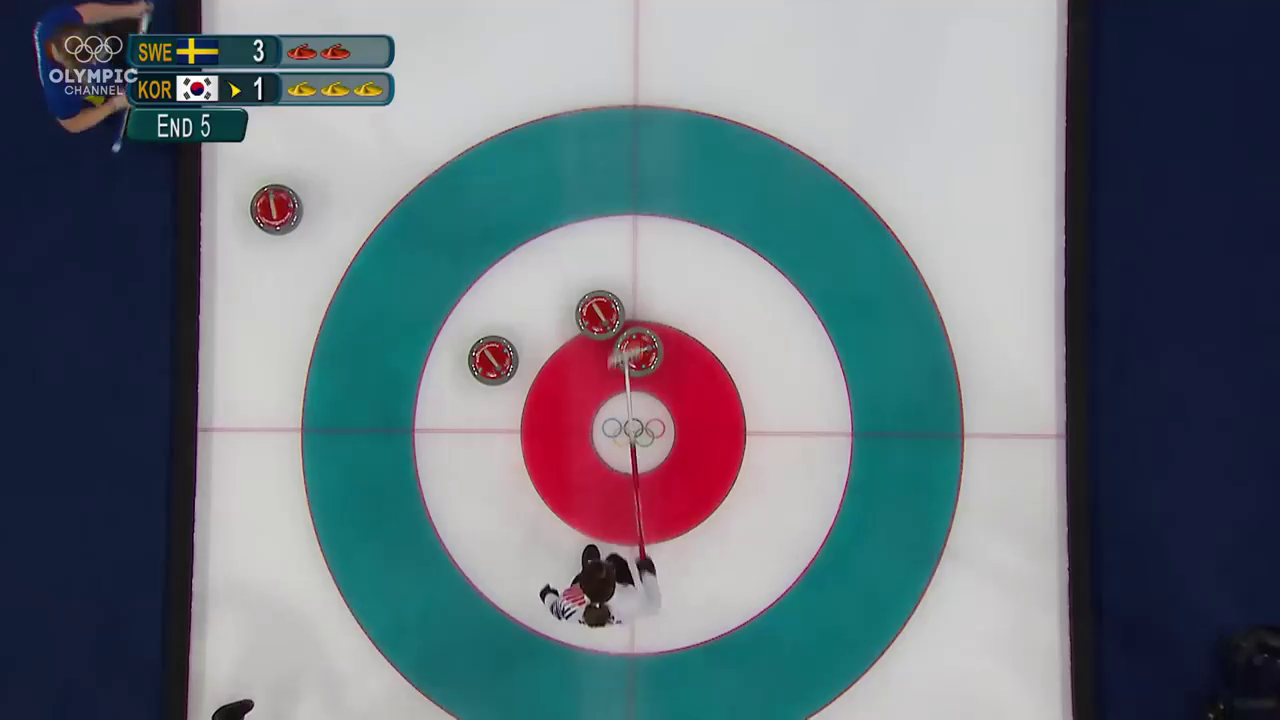
#> input picture frame 274 of data/train/Task2/10.mp4, 1280 x 720 px
$ python final-task-2.py
#> lines starting #> are read from the running program, lines starting #| are printed output that depends on the picture; after the words box and inside, x2 and y2 are one past the last pixel; in counts of white or black regions, pixels touching at a corner belong together
import os
import glob
import math
import cv2 as cv
import numpy as np

# [29 lines left out: function evaluate_results_task2, not called in this run]

def preprocessing(image):
    # [4 lines of commented-out code are left out]


    kernel = np.ones((3, 3), np.uint8)
    image  = cv.dilate(image, kernel, iterations = 1)

    # image  = cv.morphologyEx(image, cv.MORPH_CLOSE, kernel, iterations = 1)

    return image

def extract_pixels_values(image, x_center, y_center, radius):
    red_pixels, yellow_pixels = [], []
    is_red, is_yellow = False, False

    threshold = 0
    x_start = x_center - radius
    y_start = y_center - radius

    x_end = x_start + 2 * radius
    y_end = y_start + 2 * radius

    hsv = cv.cvtColor(image, cv.COLOR_BGR2HSV)

    # red bounds
    # lower = np.array([161, 155, 84])
    # upper = np.array([179, 255, 255])

    lower = np.array([175, 70, 70])
    upper = np.array([255, 255, 160])

    mask = cv.inRange(hsv, lower, upper)
    red  = cv.bitwise_and(image, image, mask = mask)

    # [7 lines of commented-out code are left out]
    for y in range(y_start + threshold, y_end - threshold):
        for x in range(x_start + threshold, x_end - threshold):
            if y >= 720 or x >= 1280: continue
            if np.sqrt((x - x_center) ** 2 + (y - y_center) ** 2) < radius - 5:
                red_pixels.append(red[y, x, :].mean())

    #print("Red Means: ", np.mean(red_pixels))
    if np.mean(red_pixels) > 10: is_red = True

    # yellow bounds
    # lower = np.array([22, 93, 0])
    # upper = np.array([45, 255, 255])

    lower = np.array([20, 100, 135])
    upper = np.array([50, 255, 190])

    mask   = cv.inRange(hsv, lower, upper)
    yellow = cv.bitwise_and(image, image, mask = mask)

    # [7 lines of commented-out code are left out]
    for y in range(y_start + threshold, y_end - threshold):
        for x in range(x_start + threshold, x_end - threshold):
            if y >= 720 or x >= 1280: continue
            if np.sqrt((x - x_center) ** 2 + (y - y_center) ** 2) < radius - 5:
                yellow_pixels.append(yellow[y, x, :].mean())

    #print("Yellow Means: ", np.mean(yellow_pixels))
    if np.mean(yellow_pixels) > 27: is_yellow = True

    is_valid = is_yellow | is_red

    return is_valid, is_red, is_yellow


# [17 lines left out: function extract_pixels, not called in this run]

TASK = 2
PATH_TO_DATA = 'data/'
PATH_TO_TRAIN = 'data/test/test/Task{}/'.format(TASK)

PATH_TO_GT = 'data/train/Task{}/ground-truth/'.format(TASK)
PATH_TO_PREDICTIONS   = 'data/oof/Task{}/'.format(TASK)

rs = []
for i, path_to_video in enumerate(sorted(glob.glob(PATH_TO_TRAIN + '*.mp4'))):
    print(path_to_video)
    # [5 lines of commented-out code are left out]

    vs = cv.VideoCapture(path_to_video)

    last_frame_num = vs.get(cv.CAP_PROP_FRAME_COUNT)
    vs.set(cv.CAP_PROP_POS_FRAMES, last_frame_num - 1)

    _, image = vs.read()
#> image is the input picture: shape (720, 1280, 3); mean B, G, R 123.7, 114.6, 103

    output = image.copy()

    prep  = preprocessing(image)
    gray  = cv.cvtColor(prep, cv.COLOR_BGR2GRAY)

    gray_balls = gray.copy()

    hsv = cv.cvtColor(image, cv.COLOR_BGR2HSV)
#> hsv: shape (720, 1280, 3); mean H, S, V 92.4, 100.7, 130.3

    # lower_blue = np.array([85,150,50])
    # upper_blue = np.array([95,255,255])

    lower_blue = np.array([70, 45, 60])
    upper_blue = np.array([110, 255, 135])

    mask = cv.inRange(hsv, lower_blue, upper_blue)
#> mask: shape (720, 1280); 20.3% white; 130 white regions (118 under 20 px), largest, box (x1, y1, x2, y2) and area: (304, 108, 962, 720) 176005, (126, 34, 395, 139) 9340, (182, 112, 244, 140) 890
    blue = cv.bitwise_and(image, image, mask = mask)

    blue = cv.cvtColor(blue, cv.COLOR_HSV2BGR)
    gray = cv.cvtColor(blue, cv.COLOR_BGR2GRAY)

    black_pixels_mask     = np.all(blue == [0, 0, 0], axis=-1)
#> black_pixels_mask: shape (720, 1280) bool; 79.7% white; 129 black regions (117 under 20 px), largest, box (x1, y1, x2, y2) and area: (304, 108, 962, 720) 176005, (126, 34, 395, 139) 9302, (182, 112, 244, 140) 882
    non_black_pixels_mask = np.any(blue != [0, 0, 0], axis=-1)

    gray[black_pixels_mask] = 0
    gray[non_black_pixels_mask] = 255

    kernel = np.ones((7, 7), np.uint8)
    gray   = cv.dilate(gray, kernel, iterations = 5)
#> gray: shape (720, 1280); 30.3% white; 2 white regions, box (x1, y1, x2, y2) and area: (289, 93, 977, 720) 234850, (21, 1, 410, 168) 44166
    gray   = cv.medianBlur(gray, 51)
#> gray: shape (720, 1280); 30.2% white; 2 white regions, box (x1, y1, x2, y2) and area: (289, 93, 977, 720) 235159, (22, 6, 410, 164) 43264

    gray = cv.adaptiveThreshold(gray, 255, cv.ADAPTIVE_THRESH_GAUSSIAN_C, cv.THRESH_BINARY, 31, 31)
#> gray: shape (720, 1280); 97.4% white; 3 black regions, box (x1, y1, x2, y2) and area: (283, 87, 983, 720) 10180, (429, 230, 837, 640) 7368, (16, 0, 416, 169) 5964
    gray = cv.medianBlur(gray, 11)
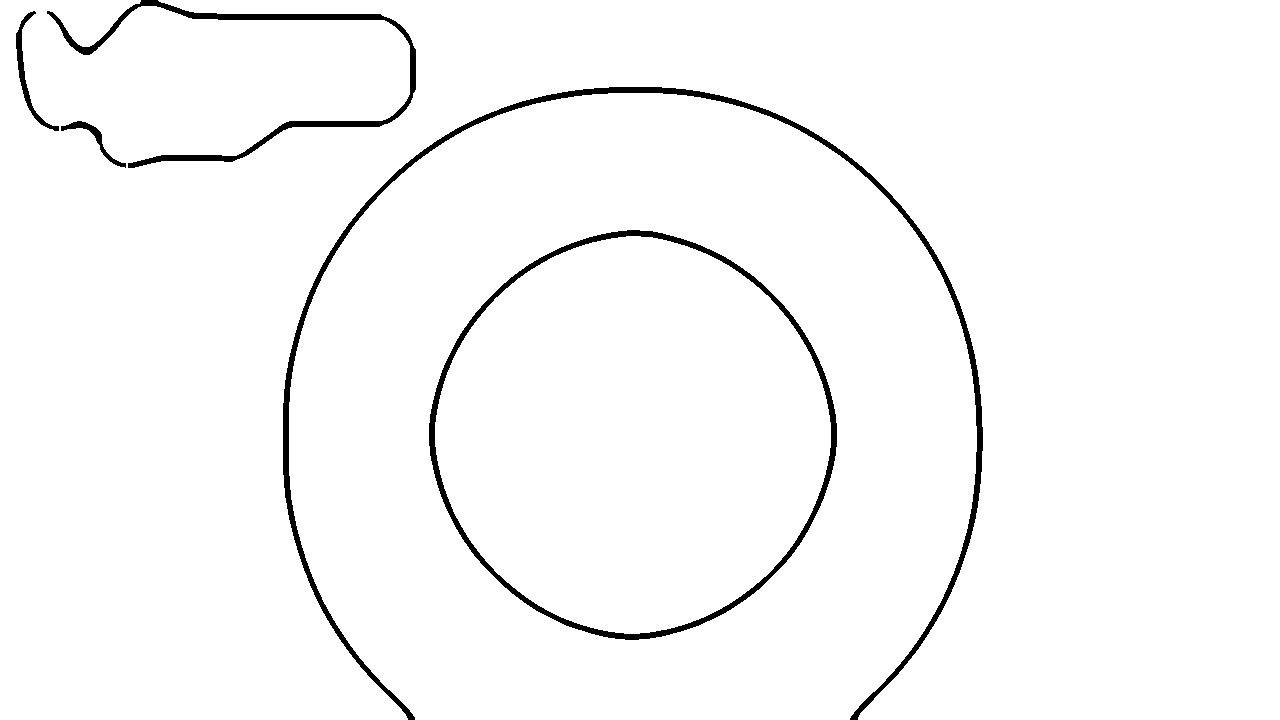
#> gray: shape (720, 1280); 97.7% white; 5 black regions, box (x1, y1, x2, y2) and area: (283, 87, 983, 720) 9309, (429, 230, 837, 640) 6744, (47, 0, 416, 168) 4276, (16, 11, 59, 131) 707, (61, 121, 126, 168) 447

    # [8 lines of commented-out code are left out]

    minDist   = 120 # if the parameter is too small, multiple neighbor circles may be falsely detected in addition to a true one. If it is too large, some circles may be missed.
    param1    = 80 # 500
    param2    = 100 # 200 #smaller value -> more false circles
    minRadius = 150
    maxRadius = 380 # 10

    circles = cv.HoughCircles(gray, cv.HOUGH_GRADIENT, 2.0, minDist, param1 = param1, param2 = param2, minRadius = minRadius, maxRadius = maxRadius)
#> circles = [[631, 441, 351.6]]

    house = None
    # ensure at least some circles were found
    if circles is not None:
        circles = np.round(circles[0, :]).astype("int")
#> circles = [[631, 441, 352]]
        # for (x, y, r) in circles:
        #     image = cv.circle(image, (x, y), r - 23, (0, 255, 0), 3)

        if len(circles) > 1:
            means = [extract_pixels(blue, x, y, r) for (x, y, r) in circles]
            max_means = np.max(means)

            for (x, y, r) in circles:
                mean = extract_pixels(blue, x, y, r)
                if mean == max_means:
                    image = cv.circle(image, (x, y), r - 23, (0, 255, 0), 3)
                    house = (x, y, r - 23)

        else:
            for (x, y, r) in circles:
                image = cv.circle(image, (x, y), r - 23, (0, 255, 0), 3)
                house = (x, y, r - 23)
#> this loop made 1 pass
#> (x, y, r, house) on pass 1: (631, 441, 352, (631, 441, 329))


    gray = cv.cvtColor(output, cv.COLOR_BGR2GRAY)
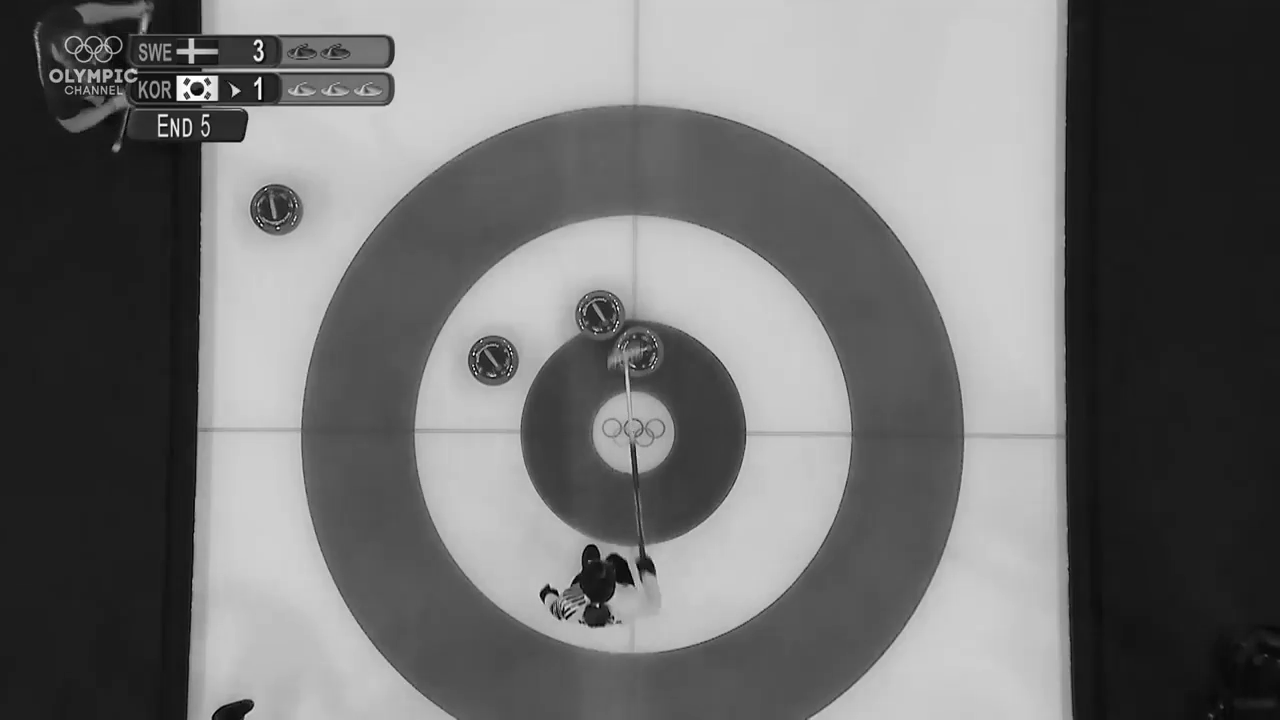
#> gray: shape (720, 1280); min 0, max 255, mean 112.1
    gray = cv.medianBlur(gray, 3)

    minDist   = 35 # if the parameter is too small, multiple neighbor circles may be falsely detected in addition to a true one. If it is too large, some circles may be missed.
    param1    = 20 # 500
    param2    = 17 # 200 #smaller value -> more false circles
    minRadius = 15
    maxRadius = 25 # 10

    # [5 lines of commented-out code are left out]


    circles = cv.HoughCircles(gray, cv.HOUGH_GRADIENT, 1, minDist, param1 = param1, param2 = param2, minRadius = minRadius, maxRadius = maxRadius)
#> circles = [[278.5, 210.5, 24.4], [638.5, 351.5, 24.4], [599.5, 314.5, 24.4], [165.5, 88.5, 24.4], [488.5, 359.5, 21.1], [622.5, 414.5, 21], [98.5, 80.5, 22.2], [90.5, 44.5, 16.6], [378.5, 54.5, 21], [172.5, 127.5, 16.6], [142.5, 50.5, 16.6], [613.5, 633.5, 15.4]]

    stones = []
    # ensure at least some circles were found
    if circles is not None:
        circles = np.round(circles[0, :]).astype("int")
#> circles = [[278, 210, 24], [638, 352, 24], [600, 314, 24], [166, 88, 24], [488, 360, 21], [622, 414, 21], [98, 80, 22], [90, 44, 17], [378, 54, 21], [172, 128, 17], [142, 50, 17], [614, 634, 15]]
        for (x, y, r) in circles:
            is_valid, is_red, is_yellow = extract_pixels_values(output, x, y, r)

            if is_valid:
                #print('R: ', r)
                image = cv.circle(image, (x,y), r, (0, 255, 0), 3)
                if is_red and is_yellow: print("RAU")

                if is_red:
                    stones.append((x, y, r, 'red'))
                    rs.append(r)
                else:
                    stones.append((x, y, r, 'yellow'))
                    rs.append(r)
#> this loop made 12 passes
#> (x, y, r, is_red, x_start in extract_pixels_values, y_start in extract_pixels_values, x_end in extract_pixels_values, y_end in extract_pixels_values) on passes 1 to 12: (278, 210, 24, True, 254, 186, 302, 234), (638, 352, 24, True, 614, 328, 662, 376), (600, 314, 24, True, 576, 290, 624, 338), (166, 88, 24, False, 142, 64, 190, 112), (488, 360, 21, True, 467, 339, 509, 381), (622, 414, 21, False, 601, 393, 643, 435), (98, 80, 22, False, 76, 58, 120, 102), (90, 44, 17, False, 73, 27, 107, 61), (378, 54, 21, False, 357, 33, 399, 75), (172, 128, 17, False, 155, 111, 189, 145), (142, 50, 17, False, 125, 33, 159, 67), (614, 634, 15, False, 599, 619, 629, 649)
#> pass 1, in extract_pixels_values, `mask   = cv.inRange(hsv, lower, upper)`:
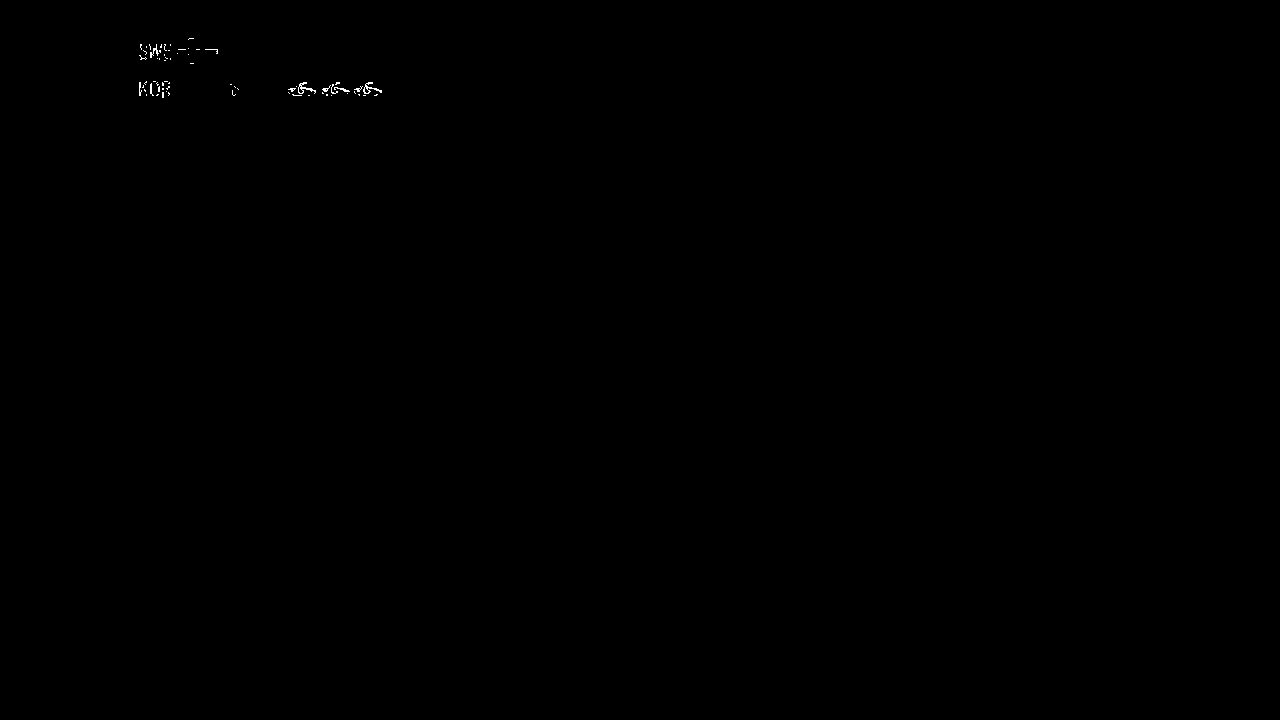
#> mask: shape (720, 1280); 0.07% white in thin lines or dots, all inside (x1, y1, x2, y2) = (139, 38, 382, 98)
#> after the loop:
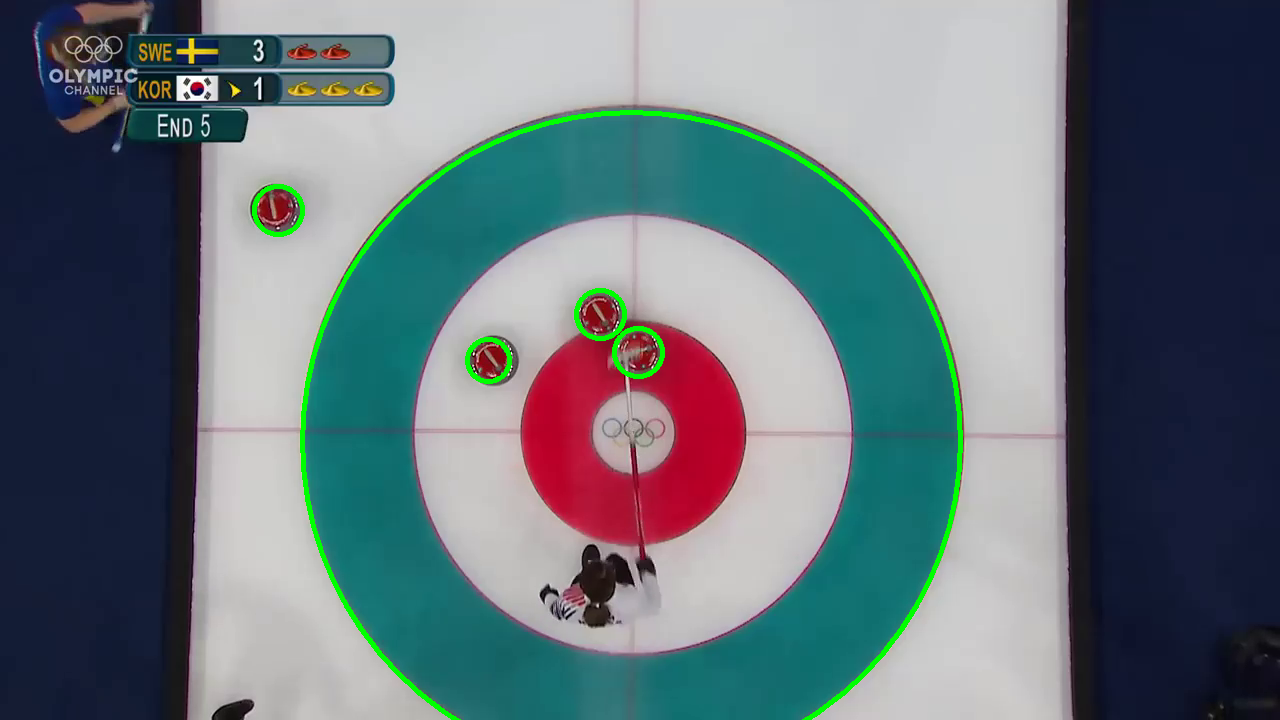
#> image: shape (720, 1280, 3); mean B, G, R 122.3, 116.3, 101.9
#> after the loop, rs = [24, 24, 24, 21]; stones = [(278, 210, 24, 'red'), (638, 352, 24, 'red'), (600, 314, 24, 'red'), (488, 360, 21, 'red')]

    # print(house)
    # print(stones)

    distances = {}
    for stone in stones:
        distance = np.sqrt((stone[0] - house[0]) ** 2 + (stone[1] - house[1]) ** 2)
        if distance < stone[2] + house[2]:
            #print(distance)
            distances[np.round(distance, 3)] = stone[3]
#> this loop made 4 passes
#> (stone, distance) on passes 1 to 4: ((278, 210, 24, 'red'), 421.9), ((638, 352, 24, 'red'), 89.27), ((600, 314, 24, 'red'), 130.7), ((488, 360, 21, 'red'), 164.3)
#> after the loop, distances = {89.28: 'red', 130.7: 'red', 164.3: 'red'}

    score = {
        'red': 0,
        'yellow': 0,
    }

    if len(distances) != 0:
        last = distances[sorted(distances.keys())[0]]
#> last = 'red'
        for key in sorted(distances.keys()):
            if distances[key] == last:
                last = distances[key]
                score[distances[key]] += 1
            else:
                break
#> this loop made 3 passes
#> key on passes 1 to 3: 89.28, 130.7, 164.3
#> after the loop, score = {'red': 3, 'yellow': 0}

    print(score)
#| {'red': 3, 'yellow': 0}

    cv.imshow('output', image)
    cv.waitKey(0)

    # [8 lines of commented-out code are left out]
